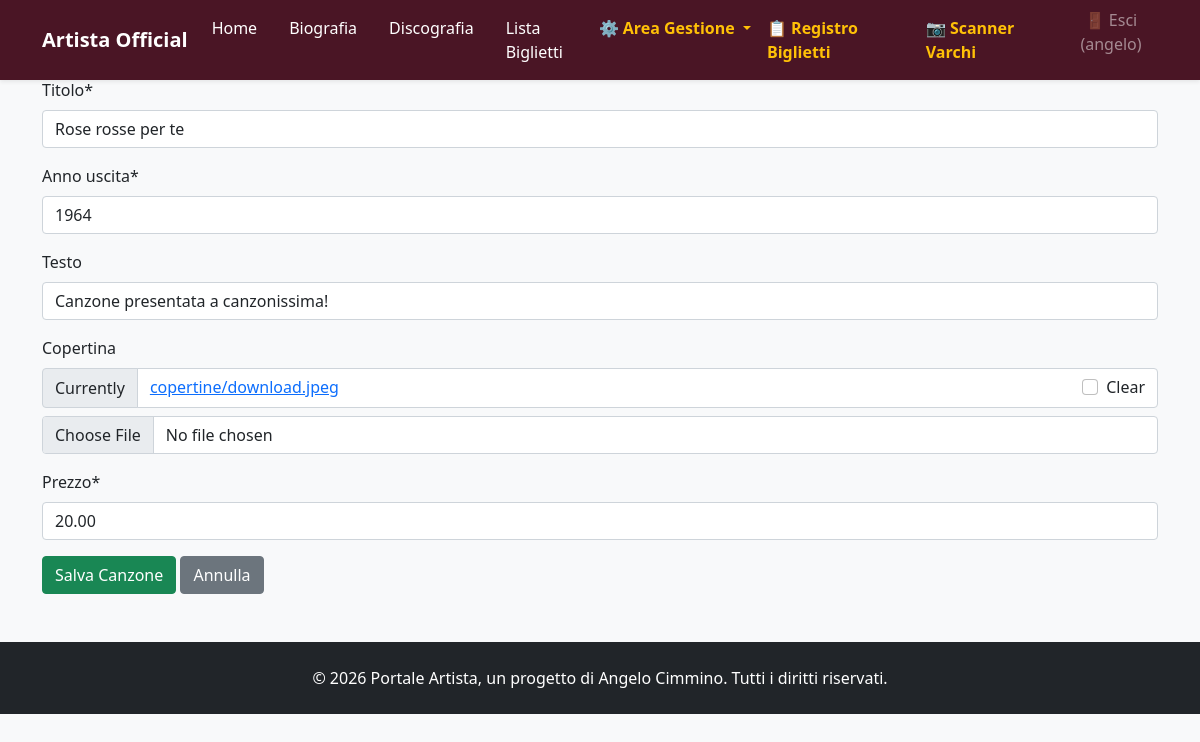
Page /canzoni/1/modifica/ (signed in) on the committed database.
### tributo/models.py (models this page shows, shortened)
class Canzone(models.Model):
    titolo = models.CharField(max_length=200)
    anno_uscita = models.IntegerField()
    testo = models.TextField(blank=True, null=True)
    copertina = models.ImageField(upload_to='copertine/', blank=True, null=True)
    prezzo = models.DecimalField(max_digits=5, decimal_places=2, default=0.00)

### tributo/views.py (the view)
# urls.py: path('canzoni/<int:pk>/modifica/', views.CanzoneUpdateView.as_view(), name='canzone_update'),
class CanzoneUpdateView(LoginRequiredMixin, UpdateView):
    model = Canzone
    form_class = CanzoneForm
    template_name = 'tributo/canzone_form.html'
    success_url = reverse_lazy('canzone_list')

### tributo/forms.py
class CanzoneForm(forms.ModelForm):
    class Meta:
        model = Canzone
        fields = ['titolo', 'anno_uscita', 'testo', 'copertina', 'prezzo']
    def __init__(self, *args, **kwargs):
        super().__init__(*args, **kwargs)
        self.fields['testo'].widget = CKEditor5Widget(
            attrs={"class": "django_ckeditor_5"},
            config_name="default"
        )
        self.fields['testo'].required = False

### tributo/templates/tributo/canzone_form.html (shortened to what this page needs)
{% extends 'tributo/base.html' %}
{% load crispy_forms_tags %}
{% block content %}
<div class="container mt-4">
    <h2>{% if filter_view.object %}Modifica{% else %}Nuova{% endif %} Canzone</h2>
    <form method="post" enctype="multipart/form-data" class="mt-3">
        {{ form|crispy }}
        <div class="mt-3">
            <button type="submit" class="btn btn-success">Salva Canzone</button>
            <a href="{% url 'canzone_list' %}" class="btn btn-secondary">Annulla</a>
        </div>
    </form>
</div>
{% endblock %}

### tributo/templates/tributo/base.html (shortened to what this page needs)
<!DOCTYPE html>
<html lang="it">
<head>
    <link
      href="https://cdn.jsdelivr.net/npm/bootstrap@5.0.0/dist/css/bootstrap.min.css"
      rel="stylesheet"
    />
</head>
<body>
        <nav class="navbar navbar-expand-lg fixed-top navbar-dark navbar-custom shadow-sm mb-4">
        <div class="container">
            <a class="navbar-brand fw-bold" href="{% url 'home' %}">Artista Official</a>
            <div class="collapse navbar-collapse" id="navbarNav">
                <div class="navbar-nav ms-auto">
                    <a class="nav-item nav-link text-white me-3" href="{% url 'home' %}">Home</a>
                    <a class="nav-item nav-link text-white me-3" href="{% url 'lista_biografia' %}">Biografia</a>
                    <a class="nav-item nav-link text-white me-3" href="{% url 'discografia' %}">Discografia</a>
                    <a class="nav-item nav-link text-white" href="{% url 'lista_partecipanti' %}">Lista Biglietti</a>
                    {% if user.is_staff %}
                        <li class="nav-item dropdown">
                            <a class="nav-link dropdown-toggle text-warning fw-bold"
                            href="#"
                            id="navbarDropdownGestione"
                            role="button"
                            data-bs-toggle="dropdown"
                            aria-expanded="false">
                                ⚙️ Area Gestione
                            </a>
                        </li>
                    {% endif %}
                    {% if user.is_staff %}
                        <a class="nav-item nav-link text-warning me-3 fw-bold" href="{% url 'lista_partecipanti' %}">📋 Registro Biglietti</a>
                        <a class="nav-item nav-link text-warning me-3 fw-bold" href="{% url 'dashboard_scanner' %}">📷 Scanner Varchi</a>
                        <form action="{% url 'admin:logout' %}" method="POST" class="d-inline">
                            <button type="submit" class="btn btn-link nav-item nav-link text-white-50 d-inline p-0 border-0 align-baseline">
                                🚪 Esci ({{ user.username }})
                            </button>
                        </form>
                    {% endif %}
                </div>
            </div>
        </div>
    </nav>
    <main>
        {% block content %}
        {% endblock %}
    </main>
    <footer class="bg-dark text-white text-center py-4 mt-5">
        <p class="mb-0">&copy; 2026 Portale Artista, un progetto di Angelo Cimmino. Tutti i diritti riservati.</p>
    </footer>
</body>
</html>

### tributo/templates/tributo/base.html (style rules this page uses)
body { background-color: #f8f9fa; color: #212529; }
.navbar-custom { background-color: #4a1525; }

### rows in the picture
Canzone: titolo "Rose rosse per te", anno_uscita "1964", testo "Canzone presentata a canzonissima!", prezzo "20.00"

### other values in the picture
{{ user.username }} "angelo"
